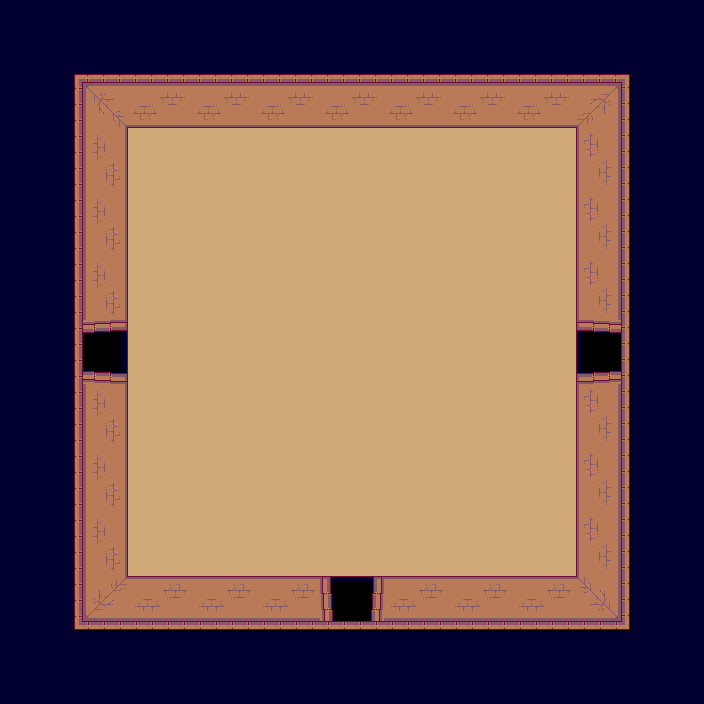

The image is a tile-based game level rendered from a .tmx file. Its description and complete source (layers, tilesets, objects, tile grids) follow:
An orthogonal 11x11 tile map with 64x64 px tiles, 2 tile layers (background, collision) and 4 objects (3x door, hero).

<map version="1.0" tiledversion="1.0.3" orientation="orthogonal" renderorder="right-down" width="11" height="11" tilewidth="64" tileheight="64" nextobjectid="5">
 <tileset firstgid="1" name="tileset" tilewidth="64" tileheight="64" tilecount="16" columns="4">
  <image source="../images/tileset.png" width="256" height="256" />
 </tileset>
 <layer name="background" width="11" height="11">
  <data>
   <tile gid="0" />
   <tile gid="0" />
   <tile gid="0" />
   <tile gid="0" />
   <tile gid="0" />
   <tile gid="0" />
   <tile gid="0" />
   <tile gid="0" />
   <tile gid="0" />
   <tile gid="0" />
   <tile gid="0" />
   <tile gid="0" />
   <tile gid="0" />
   <tile gid="0" />
   <tile gid="0" />
   <tile gid="0" />
   <tile gid="0" />
   <tile gid="0" />
   <tile gid="0" />
   <tile gid="0" />
   <tile gid="0" />
   <tile gid="0" />
   <tile gid="0" />
   <tile gid="0" />
   <tile gid="6" />
   <tile gid="6" />
   <tile gid="6" />
   <tile gid="6" />
   <tile gid="6" />
   <tile gid="6" />
   <tile gid="6" />
   <tile gid="0" />
   <tile gid="0" />
   <tile gid="0" />
   <tile gid="0" />
   <tile gid="6" />
   <tile gid="6" />
   <tile gid="6" />
   <tile gid="6" />
   <tile gid="6" />
   <tile gid="6" />
   <tile gid="6" />
   <tile gid="0" />
   <tile gid="0" />
   <tile gid="0" />
   <tile gid="0" />
   <tile gid="6" />
   <tile gid="6" />
   <tile gid="6" />
   <tile gid="6" />
   <tile gid="6" />
   <tile gid="6" />
   <tile gid="6" />
   <tile gid="0" />
   <tile gid="0" />
   <tile gid="0" />
   <tile gid="13" />
   <tile gid="6" />
   <tile gid="6" />
   <tile gid="6" />
   <tile gid="6" />
   <tile gid="6" />
   <tile gid="6" />
   <tile gid="6" />
   <tile gid="15" />
   <tile gid="0" />
   <tile gid="0" />
   <tile gid="0" />
   <tile gid="6" />
   <tile gid="6" />
   <tile gid="6" />
   <tile gid="6" />
   <tile gid="6" />
   <tile gid="6" />
   <tile gid="6" />
   <tile gid="0" />
   <tile gid="0" />
   <tile gid="0" />
   <tile gid="0" />
   <tile gid="6" />
   <tile gid="6" />
   <tile gid="6" />
   <tile gid="6" />
   <tile gid="6" />
   <tile gid="6" />
   <tile gid="6" />
   <tile gid="0" />
   <tile gid="0" />
   <tile gid="0" />
   <tile gid="0" />
   <tile gid="6" />
   <tile gid="6" />
   <tile gid="6" />
   <tile gid="6" />
   <tile gid="6" />
   <tile gid="6" />
   <tile gid="6" />
   <tile gid="0" />
   <tile gid="0" />
   <tile gid="0" />
   <tile gid="0" />
   <tile gid="0" />
   <tile gid="0" />
   <tile gid="0" />
   <tile gid="14" />
   <tile gid="0" />
   <tile gid="0" />
   <tile gid="0" />
   <tile gid="0" />
   <tile gid="0" />
   <tile gid="0" />
   <tile gid="0" />
   <tile gid="0" />
   <tile gid="0" />
   <tile gid="0" />
   <tile gid="0" />
   <tile gid="0" />
   <tile gid="0" />
   <tile gid="0" />
   <tile gid="0" />
   <tile gid="0" />
  </data>
 </layer>
 <layer name="collision" width="11" height="11">
  <properties>
   <property name="collision" value="true" />
  </properties>
  <data>
   <tile gid="4" />
   <tile gid="4" />
   <tile gid="4" />
   <tile gid="4" />
   <tile gid="4" />
   <tile gid="4" />
   <tile gid="4" />
   <tile gid="4" />
   <tile gid="4" />
   <tile gid="4" />
   <tile gid="4" />
   <tile gid="4" />
   <tile gid="1" />
   <tile gid="2" />
   <tile gid="2" />
   <tile gid="2" />
   <tile gid="2" />
   <tile gid="2" />
   <tile gid="2" />
   <tile gid="2" />
   <tile gid="3" />
   <tile gid="4" />
   <tile gid="4" />
   <tile gid="5" />
   <tile gid="0" />
   <tile gid="0" />
   <tile gid="0" />
   <tile gid="0" />
   <tile gid="0" />
   <tile gid="0" />
   <tile gid="0" />
   <tile gid="7" />
   <tile gid="4" />
   <tile gid="4" />
   <tile gid="5" />
   <tile gid="0" />
   <tile gid="0" />
   <tile gid="0" />
   <tile gid="0" />
   <tile gid="0" />
   <tile gid="0" />
   <tile gid="0" />
   <tile gid="7" />
   <tile gid="4" />
   <tile gid="4" />
   <tile gid="5" />
   <tile gid="0" />
   <tile gid="0" />
   <tile gid="0" />
   <tile gid="0" />
   <tile gid="0" />
   <tile gid="0" />
   <tile gid="0" />
   <tile gid="7" />
   <tile gid="4" />
   <tile gid="4" />
   <tile gid="0" />
   <tile gid="0" />
   <tile gid="0" />
   <tile gid="0" />
   <tile gid="0" />
   <tile gid="0" />
   <tile gid="0" />
   <tile gid="0" />
   <tile gid="0" />
   <tile gid="4" />
   <tile gid="4" />
   <tile gid="5" />
   <tile gid="0" />
   <tile gid="0" />
   <tile gid="0" />
   <tile gid="0" />
   <tile gid="0" />
   <tile gid="0" />
   <tile gid="0" />
   <tile gid="7" />
   <tile gid="4" />
   <tile gid="4" />
   <tile gid="5" />
   <tile gid="0" />
   <tile gid="0" />
   <tile gid="0" />
   <tile gid="0" />
   <tile gid="0" />
   <tile gid="0" />
   <tile gid="0" />
   <tile gid="7" />
   <tile gid="4" />
   <tile gid="4" />
   <tile gid="5" />
   <tile gid="0" />
   <tile gid="0" />
   <tile gid="0" />
   <tile gid="0" />
   <tile gid="0" />
   <tile gid="0" />
   <tile gid="0" />
   <tile gid="7" />
   <tile gid="4" />
   <tile gid="4" />
   <tile gid="9" />
   <tile gid="10" />
   <tile gid="10" />
   <tile gid="10" />
   <tile gid="0" />
   <tile gid="10" />
   <tile gid="10" />
   <tile gid="10" />
   <tile gid="11" />
   <tile gid="4" />
   <tile gid="4" />
   <tile gid="4" />
   <tile gid="4" />
   <tile gid="4" />
   <tile gid="4" />
   <tile gid="4" />
   <tile gid="4" />
   <tile gid="4" />
   <tile gid="4" />
   <tile gid="4" />
   <tile gid="4" />
  </data>
 </layer>
 <objectgroup name="objects">
  <object id="1" name="hero" type="hero" x="332" y="332" width="40" height="40">
   <properties>
    <property name="group" value="heroes" />
    <property name="texture" value="hero_spritesheet" />
    <property name="walking_speed" value="150" />
   </properties>
  </object>
  <object id="2" name="door_W" type="door" x="66" y="320" width="64" height="64">
   <properties>
    <property name="direction" value="W" />
    <property name="group" value="doors" />
    <property name="texture" value="" />
   </properties>
  </object>
  <object id="3" name="door_E" type="door" x="576" y="320" width="64" height="64">
   <properties>
    <property name="direction" value="E" />
    <property name="group" value="doors" />
    <property name="texture" value="" />
   </properties>
  </object>
  <object id="4" name="door_S" type="door" x="320" y="575" width="64" height="64">
   <properties>
    <property name="direction" value="S" />
    <property name="group" value="doors" />
    <property name="texture" value="" />
   </properties>
  </object>
 </objectgroup>
</map>
